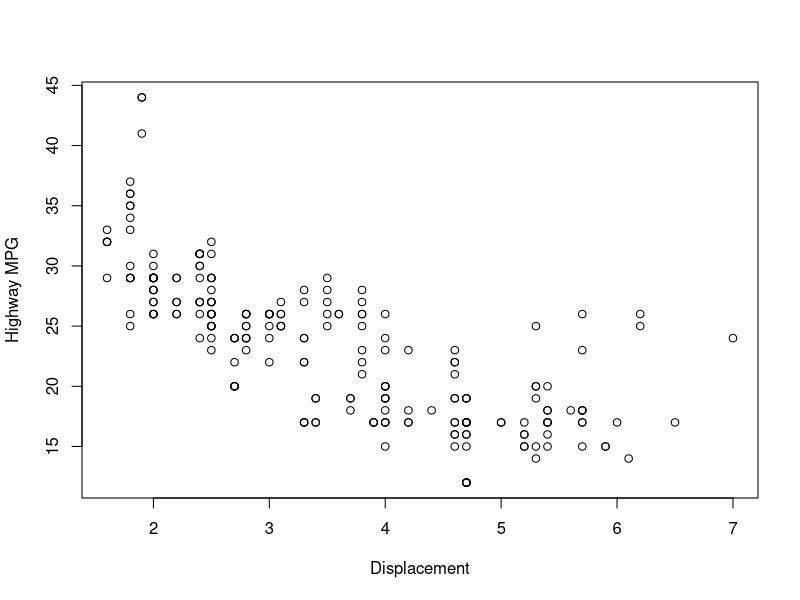
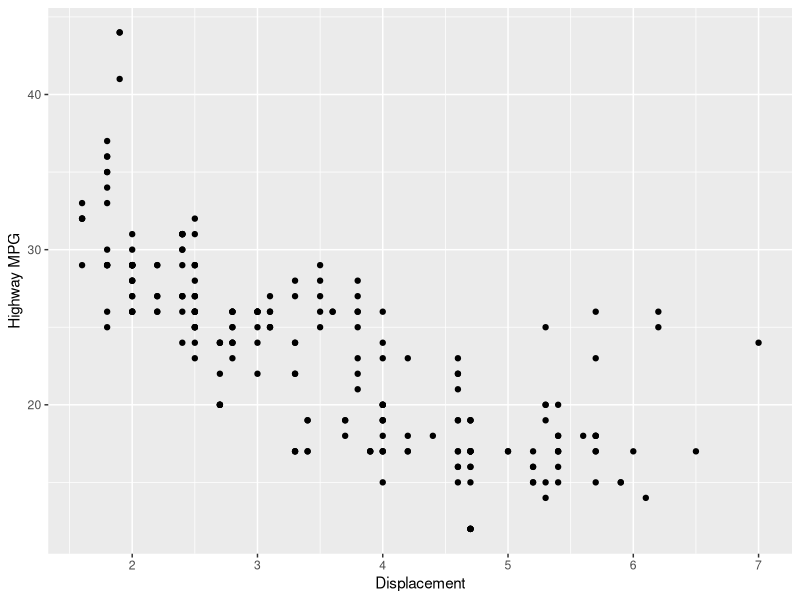

The R source for these figures, in order:
## ---- chunk 1
library(ggplot2)
# ggplot2 bundles the `mpg` dataset (GPL-2 | GPL-3 license)
data(mpg, package = "ggplot2")
## ---- chunk 2
plot(mpg$displ, mpg$hwy, xlab = "Displacement", ylab = "Highway MPG")
## ---- chunk 3
ggplot(mpg, aes(x = displ, y = hwy)) +
  geom_point() +
  labs(x = "Displacement", y = "Highway MPG")
